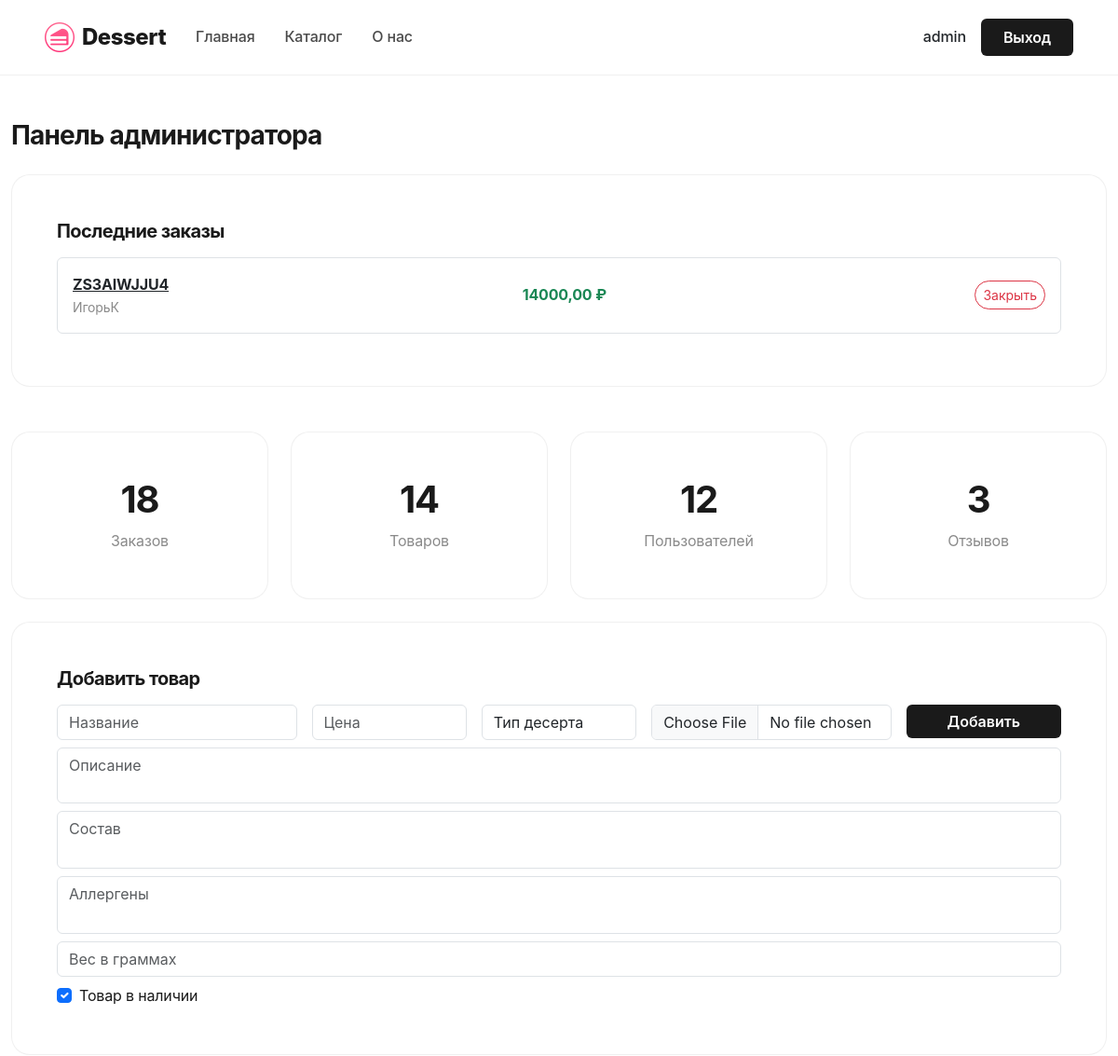
The page /admin-panel/ (signed in, upper part) on the database as committed earlier.
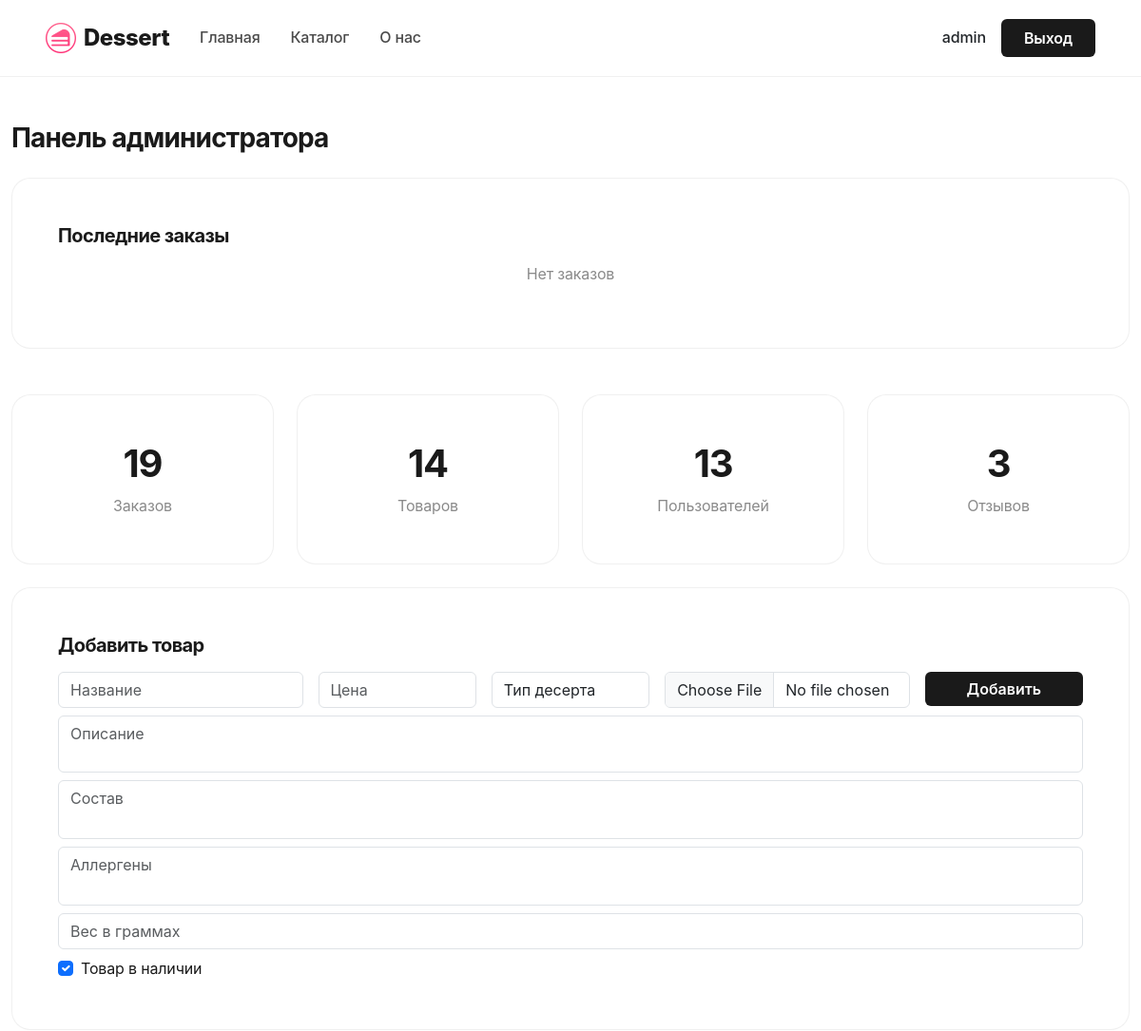
The same page on the database as committed later.
### shop/models.py (models this page shows, shortened)
class Order(models.Model):
    closed = models.BooleanField(default=False, verbose_name='Закрыт')
    user = models.ForeignKey(User, on_delete=models.CASCADE, verbose_name='Пользователь')
    order_number = models.CharField(max_length=20, unique=True, verbose_name='Номер заказа')
    total_price = models.DecimalField(max_digits=10, decimal_places=2, verbose_name='Сумма')
    created = models.DateTimeField(auto_now_add=True, verbose_name='Создан')
    class Meta:
        verbose_name = 'Заказ'
        verbose_name_plural = 'Заказы'
        ordering = ['-created']

### shop/admin_views.py (the view, shortened to what this page needs)
# urls.py: path('admin-panel/', admin_panel, name='admin_panel'),
@staff_member_required
def admin_panel(request):
    orders = Order.objects.filter(closed=False)[:10]
    products = Product.objects.all()
    reviews = Review.objects.all()
    stats = {
        'total_orders': Order.objects.count(),
        'total_products': Product.objects.count(),
        'total_users': User.objects.count(),
        'total_reviews': Review.objects.count(),
    }
    return render(request, 'admin_panel/dashboard.html', {
        'orders': orders,
        'products': products,
        'reviews': reviews,
        'stats': stats
    })

### templates/admin_panel/dashboard.html (shortened to what the changed rows need)
{% extends "base.html" %}
{% block content %}
<section class="py-5">
    <div class="container" style="max-width: 1400px;">
        <h1 class="h3 fw-bold mb-4">Панель администратора</h1>
        <div class="row g-4 mb-4">
            <div class="col-12 mb-4">
                <div class="minimal-card">
                    <h2 class="h5 fw-bold mb-3">Последние заказы</h2>
                    {% for order in orders %}
                    <div class="border rounded p-3 mb-2">
                        <div class="d-flex justify-content-between align-items-center">
                            <div>
                                <div class="fw-bold"><a href="{% url 'order_detail' order.id %}" class="text-dark">{{ order.order_number }}</a></div>
                                <div class="text-muted small">{{ order.user.username }}</div>
                            </div>
                            <div class="fw-bold text-success me-3">{{ order.total_price }} ₽</div>
                            <form method="post" action="{% url 'close_order' order.id %}">
                                <button type="submit" class="btn btn-sm btn-outline-danger rounded-pill">Закрыть</button>
                            </form>
                        </div>
                    </div>
                    {% empty %}
                    <p class="text-center text-muted">Нет заказов</p>
                    {% endfor %}
                </div>
            </div>
            <div class="col-md-3">
                <div class="minimal-card text-center">
                    <h3 class="h1 fw-bold mb-2">{{ stats.total_orders }}</h3>
                    <p class="text-muted mb-0">Заказов</p>
                </div>
            </div>
            <div class="col-md-3">
                <div class="minimal-card text-center">
                    <h3 class="h1 fw-bold mb-2">{{ stats.total_users }}</h3>
                    <p class="text-muted mb-0">Пользователей</p>
                </div>
            </div>
        </div>
        <div class="row g-4 mb-4">
            <div class="col-12">
                <div class="minimal-card">
                    <h2 class="h5 fw-bold mb-3">Добавить товар</h2>
                </div>
            </div>
        </div>
    </div>
</section>
{% endblock %}

Rows that differ between the two databases and show on the page:
no longer on this page (row edited): Order: order_number "ZS3AIWJJU4", user.username "ИгорьК", total_price "14000,00"
Other text that changed with them:
{{ stats.total_orders }}: "18" → "19"
{{ stats.total_users }}: "12" → "13"
text now shown: "Нет заказов"
